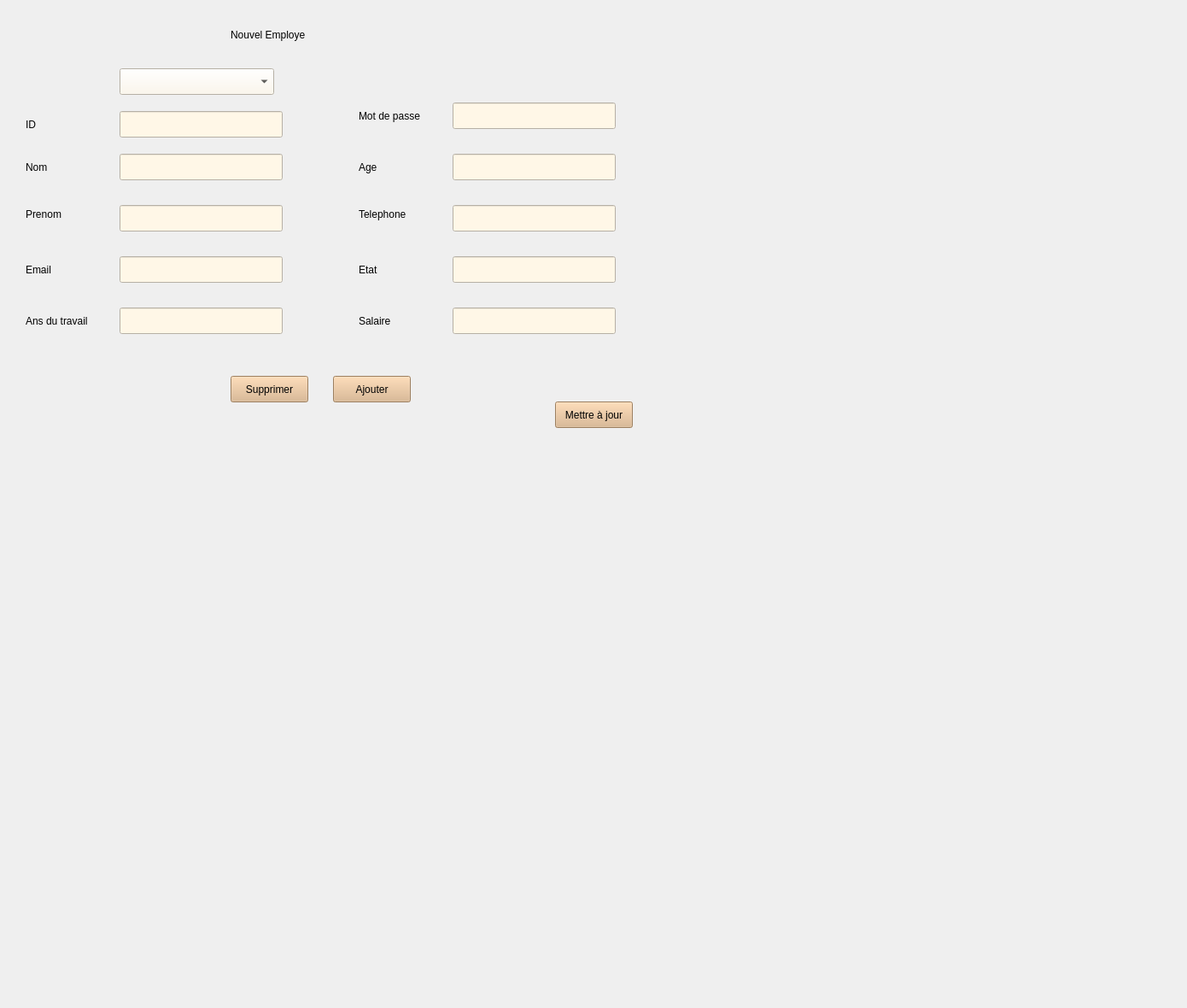
        <widget class="QWidget" name="ajouter">
         <attribute name="title">
          <string>Ajouter</string>
         </attribute>
         <widget class="QLabel" name="ajt_emp">
          <property name="geometry">
           <rect>
            <x>270</x>
            <y>10</y>
            <width>211</width>
            <height>61</height>
           </rect>
          </property>
          <property name="styleSheet">
           <string notr="true">color: rgb(0, 0, 0);

font: 23pt &quot;Playbill&quot;;

</string>
          </property>
          <property name="text">
           <string>Nouvel Employe</string>
          </property>
         </widget>
         <widget class="QLabel" name="ID">
          <property name="geometry">
           <rect>
            <x>30</x>
            <y>130</y>
            <width>101</width>
            <height>31</height>
           </rect>
          </property>
          <property name="styleSheet">
           <string notr="true">color: rgb(0, 0, 0);

font: 10pt &quot;Microsoft Tai Le&quot;;</string>
          </property>
          <property name="text">
           <string>ID</string>
          </property>
         </widget>
         <widget class="QLineEdit" name="PRENOM1">
          <property name="geometry">
           <rect>
            <x>140</x>
            <y>240</y>
            <width>191</width>
            <height>31</height>
           </rect>
          </property>
          <property name="styleSheet">
           <string notr="true">background-color: rgb(255, 247, 231);</string>
          </property>
         </widget>
         <widget class="QLineEdit" name="TEL1">
          <property name="geometry">
           <rect>
            <x>530</x>
            <y>240</y>
            <width>191</width>
            <height>31</height>
           </rect>
          </property>
          <property name="styleSheet">
           <string notr="true">background-color: rgb(255, 247, 231);
</string>
          </property>
         </widget>
         <widget class="QLineEdit" name="AGE">
          <property name="geometry">
           <rect>
            <x>530</x>
            <y>180</y>
            <width>191</width>
            <height>31</height>
           </rect>
          </property>
          <property name="styleSheet">
           <string notr="true">background-color: rgb(255, 247, 231);</string>
          </property>
         </widget>
         <widget class="QLabel" name="etat">
          <property name="geometry">
           <rect>
            <x>420</x>
            <y>300</y>
            <width>81</width>
            <height>31</height>
           </rect>
          </property>
          <property name="styleSheet">
           <string notr="true">color: rgb(0, 0, 0);
font: 10pt &quot;Microsoft Tai Le&quot;;

</string>
          </property>
          <property name="text">
           <string>Etat</string>
          </property>
         </widget>
         <widget class="QLineEdit" name="ETAT1">
          <property name="geometry">
           <rect>
            <x>530</x>
            <y>300</y>
            <width>191</width>
            <height>31</height>
           </rect>
          </property>
          <property name="styleSheet">
           <string notr="true">background-color: rgb(255, 247, 231);</string>
          </property>
         </widget>
         <widget class="QLabel" name="email">
          <property name="geometry">
           <rect>
            <x>30</x>
            <y>300</y>
            <width>71</width>
            <height>31</height>
           </rect>
          </property>
          <property name="styleSheet">
           <string notr="true">color: rgb(0, 0, 0);
font: 10pt &quot;Microsoft Tai Le&quot;;
</string>
          </property>
          <property name="text">
           <string>Email</string>
          </property>
         </widget>
         <widget class="QLabel" name="prenom">
          <property name="geometry">
           <rect>
            <x>30</x>
            <y>230</y>
            <width>71</width>
            <height>41</height>
           </rect>
          </property>
          <property name="styleSheet">
           <string notr="true">color: rgb(0, 0, 0);

font: 10pt &quot;Microsoft Tai Le&quot;;
</string>
          </property>
          <property name="text">
           <string>Prenom</string>
          </property>
         </widget>
         <widget class="QPushButton" name="AJOUTER1">
          <property name="geometry">
           <rect>
            <x>390</x>
            <y>440</y>
            <width>91</width>
            <height>31</height>
           </rect>
          </property>
          <property name="styleSheet">
           <string notr="true">color: rgb(0, 0, 0);

font: 8pt &quot;Microsoft Tai Le&quot;;
background-color: rgb(218, 178, 133);</string>
          </property>
          <property name="text">
           <string>Ajouter</string>
          </property>
         </widget>
         <widget class="QLabel" name="tel">
          <property name="geometry">
           <rect>
            <x>420</x>
            <y>230</y>
            <width>111</width>
            <height>41</height>
           </rect>
          </property>
          <property name="styleSheet">
           <string notr="true">color: rgb(0, 0, 0);

font: 10pt &quot;Microsoft Tai Le&quot;;</string>
          </property>
          <property name="text">
           <string>Telephone</string>
          </property>
         </widget>
         <widget class="QLineEdit" name="EMAIL1">
          <property name="geometry">
           <rect>
            <x>140</x>
            <y>300</y>
            <width>191</width>
            <height>31</height>
           </rect>
          </property>
          <property name="styleSheet">
           <string notr="true">background-color: rgb(255, 247, 231);</string>
          </property>
         </widget>
         <widget class="QLabel" name="age">
          <property name="geometry">
           <rect>
            <x>420</x>
            <y>170</y>
            <width>91</width>
            <height>51</height>
           </rect>
          </property>
          <property name="styleSheet">
           <string notr="true">color: rgb(0, 0, 0);
font: 10pt &quot;Microsoft Tai Le&quot;;
</string>
          </property>
          <property name="text">
           <string>Age</string>
          </property>
         </widget>
         <widget class="QLabel" name="Nom">
          <property name="geometry">
           <rect>
            <x>30</x>
            <y>180</y>
            <width>81</width>
            <height>31</height>
           </rect>
          </property>
          <property name="styleSheet">
           <string notr="true">color: rgb(0, 0, 0);

font: 10pt &quot;Microsoft Tai Le&quot;;
</string>
          </property>
          <property name="text">
           <string>Nom</string>
          </property>
         </widget>
         <widget class="QLineEdit" name="NOM1">
          <property name="geometry">
           <rect>
            <x>140</x>
            <y>180</y>
            <width>191</width>
            <height>31</height>
           </rect>
          </property>
          <property name="styleSheet">
           <string notr="true">background-color: rgb(255, 247, 231);</string>
          </property>
         </widget>
         <widget class="QLineEdit" name="ID1">
          <property name="geometry">
           <rect>
            <x>140</x>
            <y>130</y>
            <width>191</width>
            <height>31</height>
           </rect>
          </property>
          <property name="styleSheet">
           <string notr="true">background-color: rgb(255, 247, 231);</string>
          </property>
          <property name="maxLength">
           <number>6</number>
          </property>
         </widget>
         <widget class="QLabel" name="back1_2">
          <property name="geometry">
           <rect>
            <x>-290</x>
            <y>-340</y>
            <width>1381</width>
            <height>1171</height>
           </rect>
          </property>
          <property name="styleSheet">
           <string notr="true">image: url(:/new/prefix1/imgeee.png);</string>
          </property>
          <property name="text">
           <string/>
          </property>
         </widget>
         <widget class="QPushButton" name="SUPPRIMER1">
          <property name="geometry">
           <rect>
            <x>270</x>
            <y>440</y>
            <width>91</width>
            <height>31</height>
           </rect>
          </property>
          <property name="styleSheet">
           <string notr="true">color: rgb(0, 0, 0);

font: 8pt &quot;Microsoft Tai Le&quot;;
background-color: rgb(218, 178, 133);</string>
          </property>
          <property name="text">
           <string>Supprimer</string>
          </property>
         </widget>
         <widget class="QLineEdit" name="NB_ANS1">
          <property name="geometry">
           <rect>
            <x>140</x>
            <y>360</y>
            <width>191</width>
            <height>31</height>
           </rect>
          </property>
          <property name="styleSheet">
           <string notr="true">background-color: rgb(255, 247, 231);</string>
          </property>
         </widget>
         <widget class="QLineEdit" name="SAL1">
          <property name="geometry">
           <rect>
            <x>530</x>
            <y>360</y>
            <width>191</width>
            <height>31</height>
           </rect>
          </property>
          <property name="styleSheet">
           <string notr="true">background-color: rgb(255, 247, 231);</string>
          </property>
         </widget>
         <widget class="QLabel" name="email_2">
          <property name="geometry">
           <rect>
            <x>30</x>
            <y>360</y>
            <width>131</width>
            <height>31</height>
           </rect>
          </property>
          <property name="styleSheet">
           <string notr="true">color: rgb(0, 0, 0);

font: 10pt &quot;Microsoft Tai Le&quot;;
</string>
          </property>
          <property name="text">
           <string>Ans du travail</string>
          </property>
         </widget>
         <widget class="QLabel" name="email_3">
          <property name="geometry">
           <rect>
            <x>420</x>
            <y>360</y>
            <width>71</width>
            <height>31</height>
           </rect>
          </property>
          <property name="styleSheet">
           <string notr="true">color: rgb(0, 0, 0);

font: 10pt &quot;Microsoft Tai Le&quot;;
</string>
          </property>
          <property name="text">
           <string>Salaire</string>
          </property>
         </widget>
         <widget class="QLabel" name="age_2">
          <property name="geometry">
           <rect>
            <x>420</x>
            <y>110</y>
            <width>141</width>
            <height>51</height>
           </rect>
          </property>
          <property name="styleSheet">
           <string notr="true">color: rgb(0, 0, 0);
font: 10pt &quot;Microsoft Tai Le&quot;;


</string>
          </property>
          <property name="text">
           <string>Mot de passe </string>
          </property>
         </widget>
         <widget class="QLineEdit" name="PASSE1">
          <property name="geometry">
           <rect>
            <x>530</x>
            <y>120</y>
            <width>191</width>
            <height>31</height>
           </rect>
          </property>
          <property name="styleSheet">
           <string notr="true">background-color: rgb(255, 247, 231);</string>
          </property>
         </widget>
         <widget class="QComboBox" name="comboBox">
          <property name="geometry">
           <rect>
            <x>140</x>
            <y>80</y>
            <width>181</width>
            <height>31</height>
           </rect>
          </property>
          <property name="styleSheet">
           <string notr="true">background-color: rgb(255, 247, 231);</string>
          </property>
         </widget>
         <widget class="QPushButton" name="miseajour1">
          <property name="geometry">
           <rect>
            <x>650</x>
            <y>470</y>
            <width>91</width>
            <height>31</height>
           </rect>
          </property>
          <property name="styleSheet">
           <string notr="true">color: rgb(0, 0, 0);

font: 8pt &quot;Microsoft Tai Le&quot;;
background-color: rgb(218, 178, 133);
</string>
          </property>
          <property name="text">
           <string>Mettre à jour</string>
          </property>
         </widget>
         <zorder>back1_2</zorder>
         <zorder>ajt_emp</zorder>
         <zorder>TEL1</zorder>
         <zorder>AGE</zorder>
         <zorder>etat</zorder>
         <zorder>ETAT1</zorder>
         <zorder>AJOUTER1</zorder>
         <zorder>tel</zorder>
         <zorder>age</zorder>
         <zorder>ID</zorder>
         <zorder>ID1</zorder>
         <zorder>NOM1</zorder>
         <zorder>Nom</zorder>
         <zorder>prenom</zorder>
         <zorder>email</zorder>
         <zorder>EMAIL1</zorder>
         <zorder>PRENOM1</zorder>
         <zorder>SUPPRIMER1</zorder>
         <zorder>NB_ANS1</zorder>
         <zorder>SAL1</zorder>
         <zorder>email_2</zorder>
         <zorder>email_3</zorder>
         <zorder>age_2</zorder>
         <zorder>PASSE1</zorder>
         <zorder>comboBox</zorder>
         <zorder>miseajour1</zorder>
        </widget>
